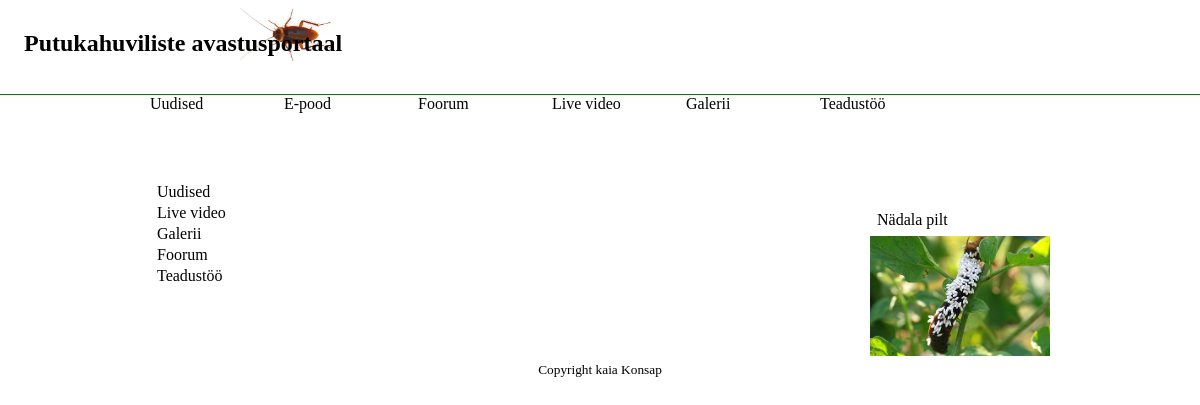
The page /forum_view.php?id=1 on the database as committed earlier.
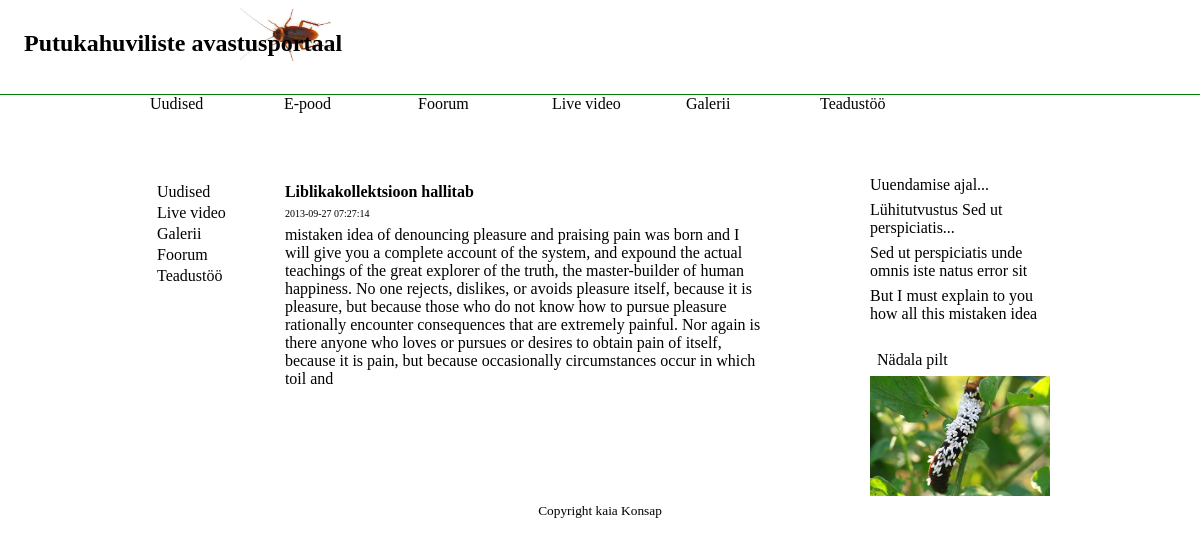
The same page on the database as committed later.
### tables this page shows
CREATE TABLE IF NOT EXISTS `forum_posts` (
  `id` int(10) unsigned NOT NULL AUTO_INCREMENT,
  `posts_title` varchar(255) NOT NULL,
  `posts_content` text NOT NULL,
  `posts_timestamp` timestamp NOT NULL DEFAULT CURRENT_TIMESTAMP,
  `topic_id` int(10) unsigned NOT NULL,
  `posts_author` varchar(255) NOT NULL,
  PRIMARY KEY (`id`),
  KEY `comments_id` (`topic_id`),
  KEY `topic_id` (`topic_id`)
);

CREATE TABLE IF NOT EXISTS `news` (
  `id` int(10) unsigned NOT NULL AUTO_INCREMENT,
  `title` varchar(50) NOT NULL,
  `author` varchar(30) NOT NULL,
  `excerpt` text NOT NULL,
  `date` timestamp NOT NULL DEFAULT CURRENT_TIMESTAMP,
  `content` text NOT NULL,
  `image_url` varchar(55) NOT NULL,
  PRIMARY KEY (`id`)
);

### forum_view.php (the view, shortened to what this page needs)
<?php include("header.php"); ?>
	<div class="newsfeed2">
		<div class="news">
			<?php $id = (int) $_GET['id']; ?>
			<?php $query = mysql_query("SELECT * FROM forum_posts WHERE topic_id='$id' ")or die (mysql_error());
				while (($posts[] = mysql_fetch_assoc($query)) || array_pop($posts)) {
					;
				};
			?>
			<a href="#">
				<div class="news">
					<?php foreach($posts as $post):?>
					<p><strong> <?php echo $post['posts_title'] ?></strong></p>
					<p class="small"><?php echo $post['posts_timestamp'] ?></p>
					<p><?php echo $post['posts_content'] ?></p>
				<?php endforeach?>
				</div>
			</a>
		</div>
	</div>
<?php include("right_panel.php")?>
	</div>
<?php include("footer.php") ?>

### right_panel.php (shortened to what this page needs)
<?php $query=mysql_query("SELECT id,excerpt FROM news")or die (mysql_error());?>
<div class="right_panel">
	<ul class="links">
		<?php while($news_row=mysql_fetch_array($query)):?>
			<li><a href="view.php?id=<?php echo $news_row['id'] ?>"> <?php echo $news_row['excerpt']?></a></li>
		<?php endwhile?>
	</ul>
	<div id="weekly_image">
		<p>Nädala pilt</p>
		<img src="img/foto.jpg">
	</div>
</div>

Rows that differ between the two databases and show on the page:
added forum_posts: posts_title "Liblikakollektsioon hallitab", posts_timestamp "2013-09-27 07:27:14", posts_content "mistaken idea of denouncing pleasure and praising pain was born and I will give you a complete account of the system, and expound the actual teachings of the great explorer of the truth, the master-builder of human happiness. No one rejects, dislikes, or avoids pleasure itself, because it is pleasure, but because those who do not know how to pursue pleasure rationally encounter consequences that are extremely painful. Nor again is there anyone who loves or pursues or desires to obtain pain of itself, because it is pain, but because occasionally circumstances occur in which toil and"
now on this page (row edited): news: excerpt "Uuendamise ajal..."
now on this page (row edited): news: excerpt "Lühitutvustus Sed ut perspiciatis..."
added news: excerpt "Sed ut perspiciatis unde omnis iste natus error sit"
added news: excerpt "But I must explain to you how all this mistaken idea"
